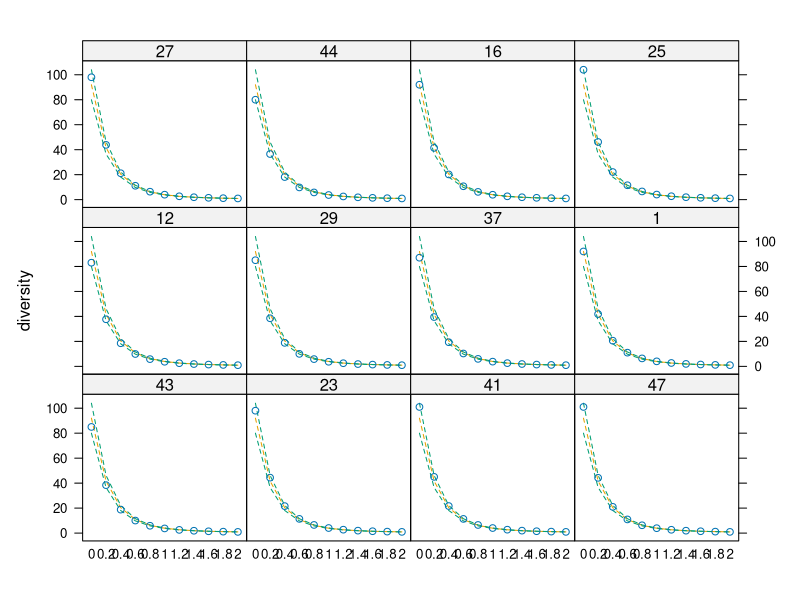
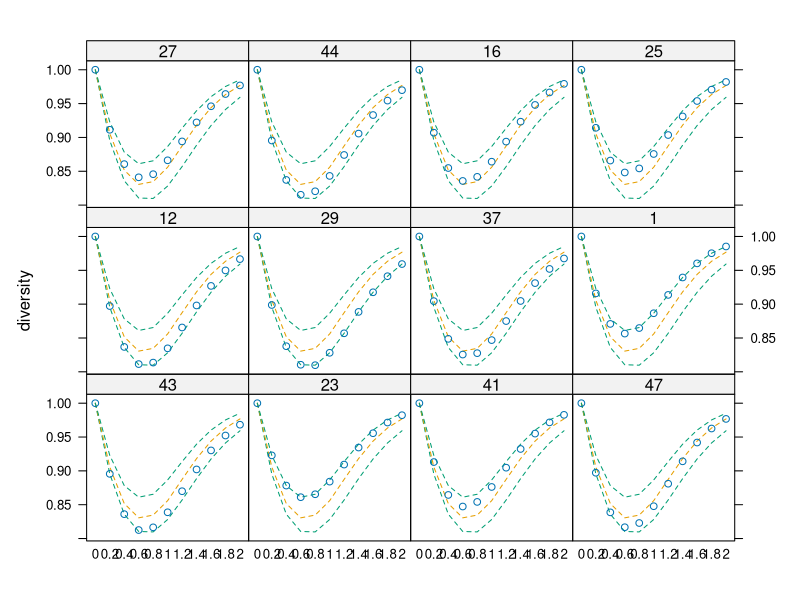
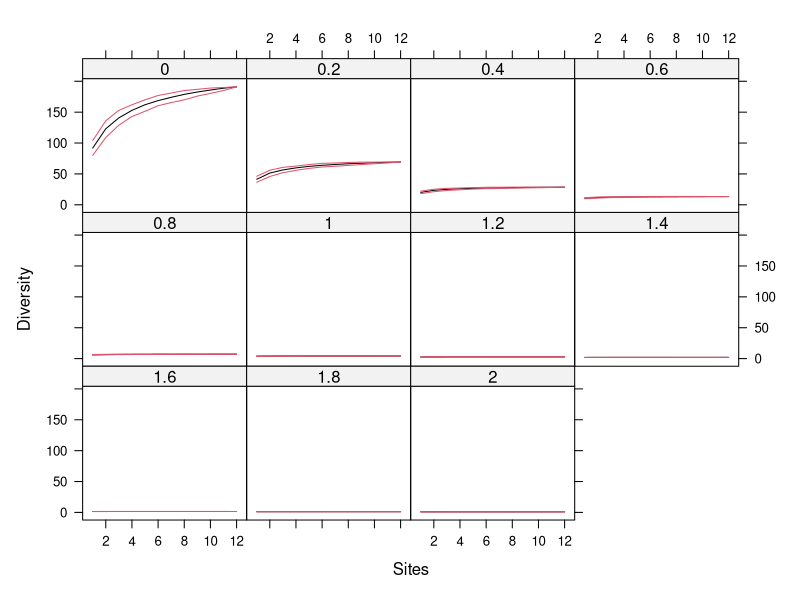
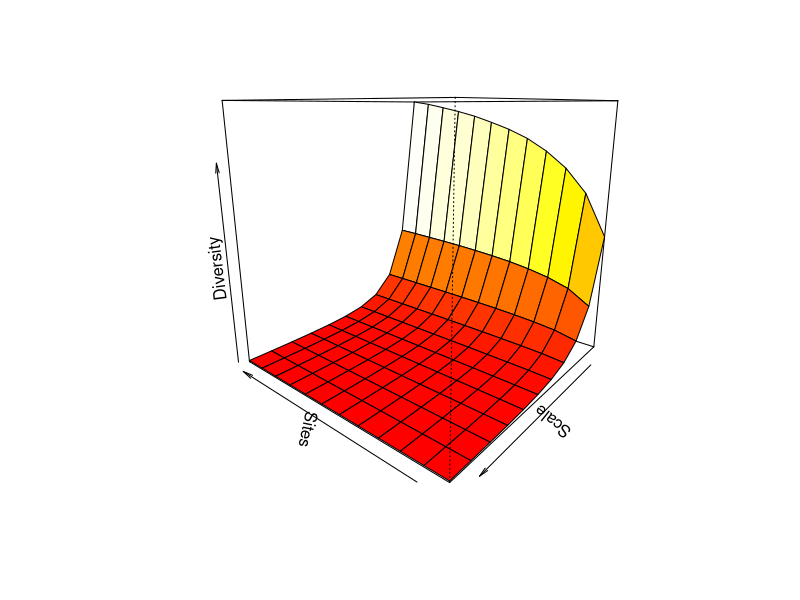
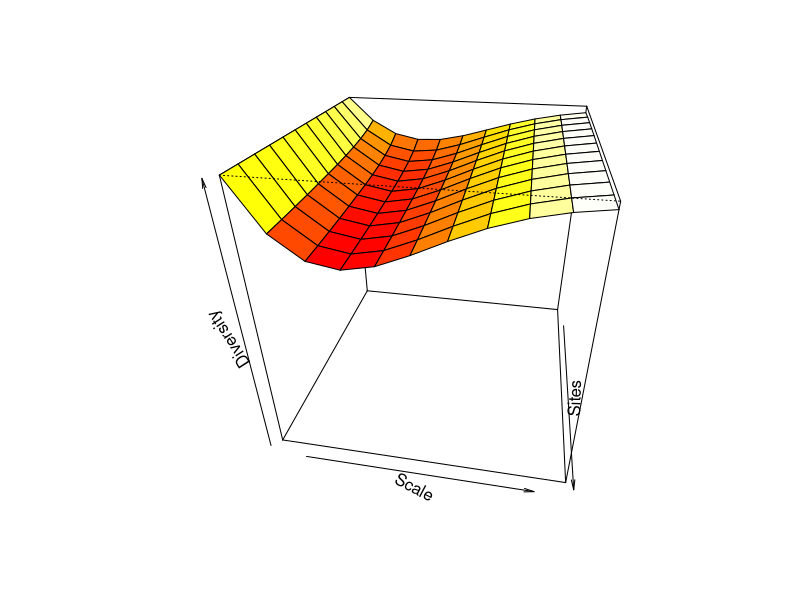

Reproduce these figures in R, in order.
library(vegan)


### Name: tsallis
### Title: Tsallis Diversity and Corresponding Accumulation Curves
### Aliases: tsallis tsallisaccum persp.tsallisaccum
### Keywords: multivariate

### ** Examples

data(BCI)
i <- sample(nrow(BCI), 12)
x1 <- tsallis(BCI[i,])
x1
diversity(BCI[i,],"simpson") == x1[["2"]]
plot(x1)
x2 <- tsallis(BCI[i,],norm=TRUE)
x2
plot(x2)
mod1 <- tsallisaccum(BCI[i,])
plot(mod1, as.table=TRUE, col = c(1, 2, 2))
persp(mod1)
mod2 <- tsallisaccum(BCI[i,], norm=TRUE)
persp(mod2,theta=100,phi=30)
